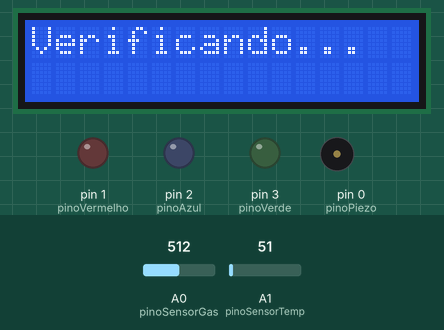
This sketch was run on a simulated Arduino Uno, built with avr-gcc and run on an emulated ATmega328P. On the bench: 16×2 character LCD, output pins drawn as LEDs (lit = HIGH), buzzer (waves = sounding, pin HIGH). Inputs (shaded band) come from the test bench; at power-on: A0 (pinoSensorGas) = 512, A1 (pinoSensorTemp) = 51.

Above: at 1.2 s.
1.3 s: A0 (pinoSensorGas) set to 106
At 7.5 s:
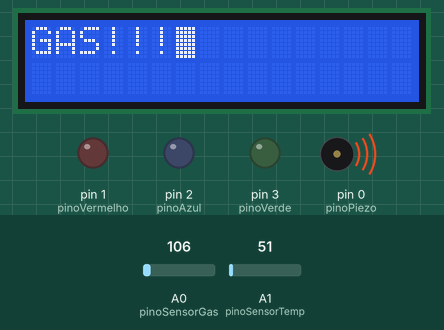
11.0 s: A0 (pinoSensorGas) set to 94
At 14.1 s:
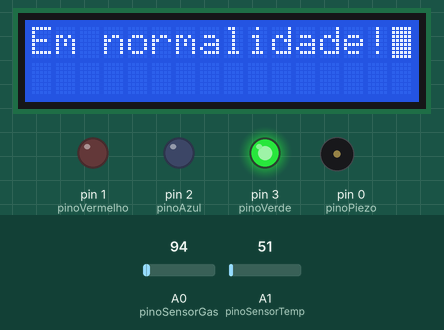
At 21.4 s:
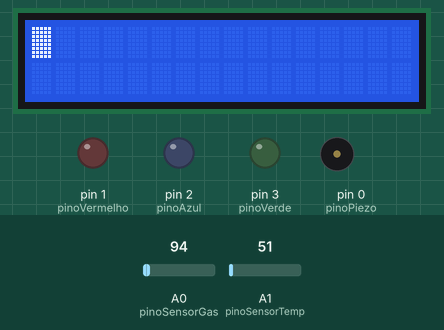
Timing chart, 0 to 25.6 s (numbered marks = the images above; inputs shaded):
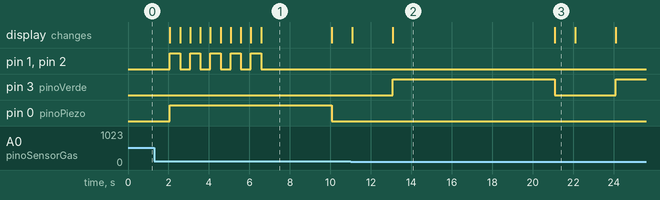

The sketch:

detectorDeIncendioV.2ifelse.ino
```cpp
#include <LiquidCrystal.h>

const int pinoSensorGas = A0;
const int pinoSensorTemp = A1;

LiquidCrystal lcd(4, 5, 6, 7, 8, 9);

const int pinoVermelho = 1;
const int pinoVerde = 3;
const int pinoAzul = 2;
const int pinoPiezo = 0;

void setup()
{
  lcd.begin(16, 2);
  pinMode(A0, INPUT);
  pinMode(A1, INPUT);
  pinMode(pinoVermelho, OUTPUT);
  pinMode(pinoVerde, OUTPUT);
  pinMode(pinoAzul, OUTPUT);
  pinMode(pinoPiezo, OUTPUT);
}

void loop()
{
  lcd.clear();
  lcd.setCursor(0,0);
  lcd.print("Verificando...");
  delay(2000);
  int temp = analogRead(pinoSensorTemp);
  int gas = analogRead(pinoSensorGas);
  if (temp < 219 && gas < 100){
  	lcd.clear();
  	lcd.setCursor(0,0);
  	lcd.print("Em normalidade!");
    digitalWrite(3, HIGH);
    delay(5000);
  }
  else{
    if (temp >= 219 && gas < 100){
    	lcd.clear();
  		lcd.setCursor(0,0);
  		lcd.print("QUENTE!!!");
      	digitalWrite(pinoPiezo, HIGH);
      	int i=0;
      	for (i=0; i<5; i++){
            lcd.noBlink();
      		digitalWrite(pinoAzul, HIGH);
          	digitalWrite(pinoVerde, HIGH);
      		delay(500);
          	lcd.blink();
      		digitalWrite(pinoAzul, LOW);
          	digitalWrite(pinoVerde, LOW);
      		delay(500);
       	}
    }
    if (temp < 219 && gas >= 100){
    	lcd.clear();
  		lcd.setCursor(0,0);
  		lcd.print("GAS!!!");
      	digitalWrite(pinoPiezo, HIGH);
      	int i=0;
      	for (i=0; i<5; i++){
          	lcd.noBlink();
      		digitalWrite(pinoVermelho, HIGH);
          	digitalWrite(pinoAzul, HIGH);
      		delay(500);
			lcd.blink();
      		digitalWrite(pinoVermelho, LOW);
          	digitalWrite(pinoAzul, LOW);
          	delay(500);
        }
     }
     if (temp >= 219 && gas >= 100){
    	lcd.clear();
  		lcd.setCursor(0,0);
       	lcd.print("FOGO!!!");
       	digitalWrite(pinoPiezo, HIGH);
       	int i=0;
      	for (i=0; i<5; i++){
          	lcd.noBlink();
          	digitalWrite(pinoVermelho, HIGH);
        	delay(500);
      		lcd.blink();
      		digitalWrite(pinoVermelho, LOW);
          	delay(500);
        }
     }

  }
  delay(3000);
  lcd.clear();
  digitalWrite(pinoVerde, LOW);
  digitalWrite(pinoAzul, LOW);
  digitalWrite(pinoVermelho, LOW);
  digitalWrite(pinoPiezo, LOW);
  delay(1000);
}
```

Measured:
- the behaviour switches between 100 and 99 on A0 (pinoSensorGas) (found by bisection; images 1 and 2)
- after the input at 11.0 s, pin 1 (pinoVermelho), pin 2 (pinoAzul): stops changing and stays LOW; pin 3 (pinoVerde): LOW → HIGH after 2.1 s, → LOW 8.0 s later, → HIGH 3.0 s later; pin 0 (pinoPiezo): stays LOW (without the input it goes to HIGH after 2.1 s); the display: first differs from a run without the input after 2.1 s (image 2)
- by itself, pin 1 (pinoVermelho), pin 2 (pinoAzul): alternates HIGH for 0.50 s and LOW for 0.50 s, 10 changes in all, then stays LOW
- what the display in image 1 shows lasts 3.5 s, from 6.6 s to 10.1 s
- what the display in image 2 shows lasts 8.0 s, from 13.1 s to 21.1 s
